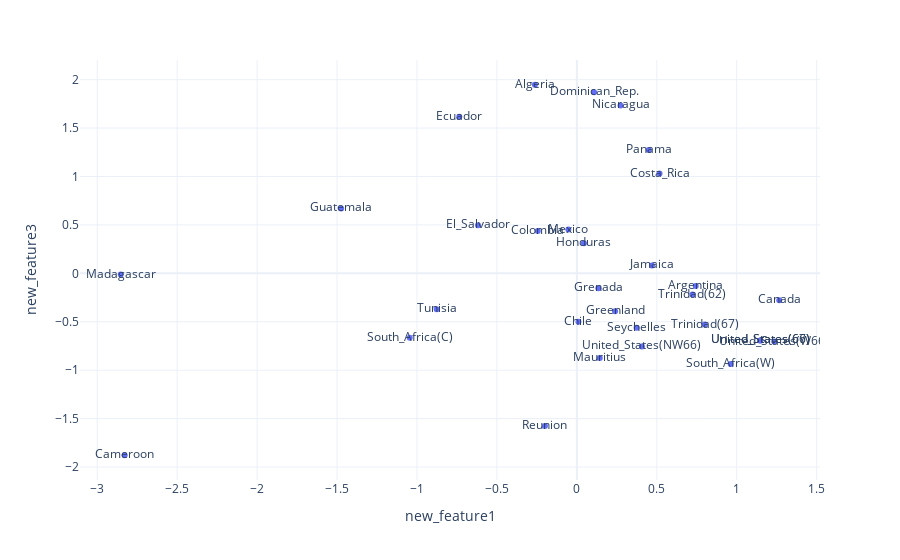

The code cell stored with this chart in its notebook:
### Code cell
temp = pd.DataFrame(
    fa_vari.transform(scaled_data),
    columns=["new_feature1", "new_feature2", "new_feature3"]
)

px.scatter(temp, x="new_feature1", y="new_feature3", text=df_paises.index, template="plotly_white")

### Figure 1 — Plotly figure (JSON) as saved in the notebook; plotly's stock layout.template omitted (floating-point values rounded to 4 significant figures)
{"data": [{"hovertemplate": "new_feature1=%{x}<br>new_feature3=%{y}<br>text=%{text}<extra></extra>", "legendgroup": "", "marker": {"color": "#636efa", "symbol": "circle"}, "mode": "markers+text", "name": "", "orientation": "v", "showlegend": false, "text": ["Algeria", "Cameroon", "Madagascar", "Mauritius", "Reunion", "Seychelles", "South_Africa(C)", "South_Africa(W)", "Tunisia", "Canada", "Costa_Rica", "Dominican_Rep.", "El_Salvador", "Greenland", "Grenada", "Guatemala", "Honduras", "Jamaica", "Mexico", "Nicaragua", "Panama", "Trinidad(62)", "Trinidad(67)", "United_States(66)", "United_States(NW66)", "United_States(W66)", "United_States(67)", "Argentina", "Chile", "Colombia", "Ecuador"], "type": "scatter", "x": [-0.2623, -2.828, -2.853, 0.1433, -0.1996, 0.3734, -1.046, 0.9618, -0.8768, 1.266, 0.5171, 0.1078, -0.6182, 0.239, 0.1342, -1.474, 0.04397, 0.4698, -0.0532, 0.2734, 0.4497, 0.7231, 0.8003, 1.147, 0.4067, 1.234, 1.147, 0.7434, 0.009905, -0.2446, -0.7354], "xaxis": "x", "y": [1.947, -1.878, -0.01232, -0.8728, -1.576, -0.5612, -0.665, -0.9352, -0.3704, -0.278, 1.03, 1.869, 0.4965, -0.392, -0.1548, 0.67, 0.3114, 0.08165, 0.4515, 1.734, 1.273, -0.2191, -0.5282, -0.693, -0.7552, -0.7037, -0.693, -0.1303, -0.5001, 0.4363, 1.618], "yaxis": "y"}], "layout": {"legend": {"tracegroupgap": 0}, "margin": {"t": 60}, "xaxis": {"anchor": "y", "domain": [0, 1], "title": {"text": "new_feature1"}}, "yaxis": {"anchor": "x", "domain": [0, 1], "title": {"text": "new_feature3"}}}}
